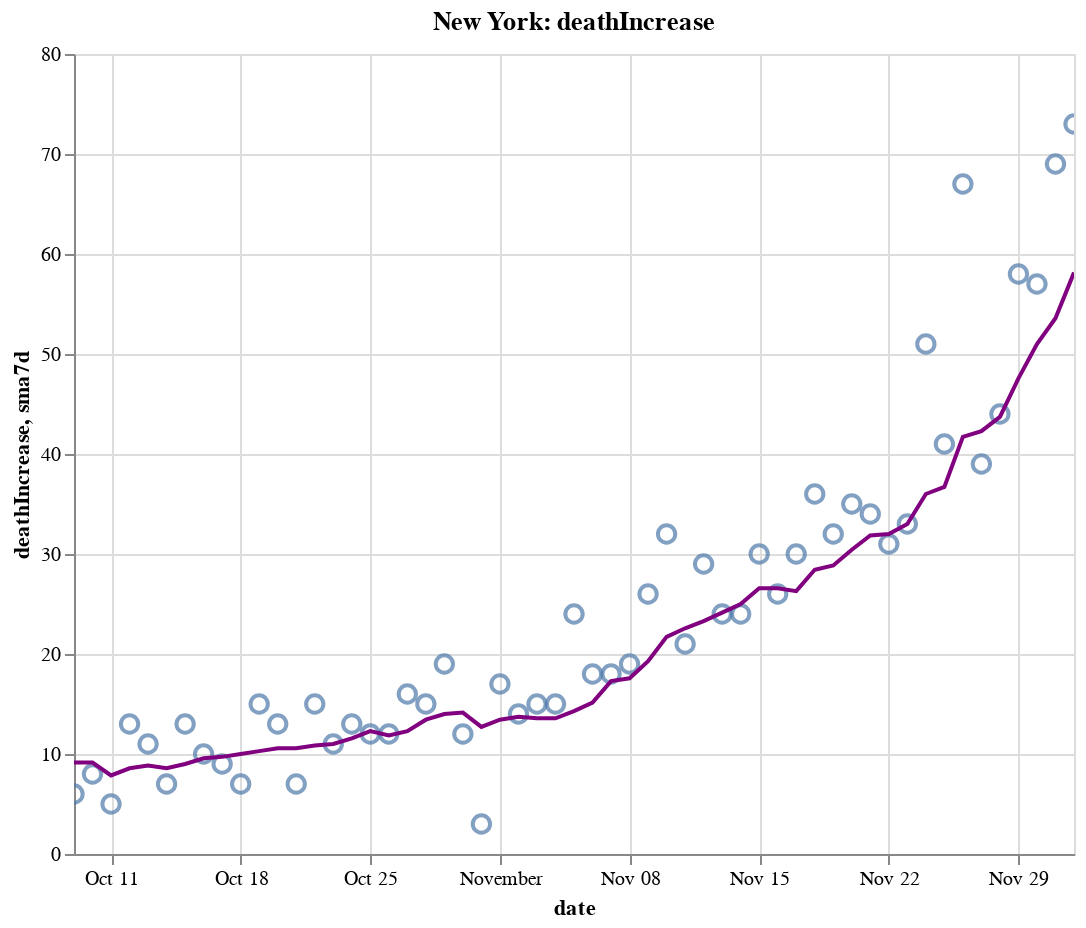

This figure's notebook cell:
### Code cell
create_plot(ny, 'deathIncrease')

### Figure 1 — Vega-Lite specification as saved in the notebook (floating-point values rounded to 4 significant figures)
{"config": {"view": {"continuousWidth": 400, "continuousHeight": 300}}, "layer": [{"layer": [{"mark": {"type": "point", "size": 75}, "encoding": {"tooltip": [{"type": "temporal", "field": "date"}, {"type": "quantitative", "field": "deathIncrease"}, {"type": "quantitative", "field": "sma7d"}], "x": {"type": "temporal", "field": "date"}, "y": {"type": "quantitative", "field": "deathIncrease"}}, "selection": {"selector012": {"type": "interval", "bind": "scales", "encodings": ["x", "y"]}}}, {"mark": {"type": "line", "color": "purple"}, "encoding": {"x": {"type": "temporal", "field": "date"}, "y": {"type": "quantitative", "field": "sma7d"}}}]}, {"mark": {"type": "rule", "color": "#aaa"}, "encoding": {"x": {"type": "temporal", "field": "date"}}, "transform": [{"filter": {"selection": "selector011"}}]}, {"mark": "circle", "encoding": {"opacity": {"condition": {"value": 1, "selection": "selector011"}, "value": 0}, "tooltip": [{"type": "temporal", "field": "date"}, {"type": "quantitative", "field": "deathIncrease"}, {"type": "quantitative", "field": "sma7d"}], "x": {"type": "temporal", "field": "date"}, "y": {"type": "quantitative", "field": "deathIncrease"}}, "selection": {"selector011": {"type": "single", "encodings": ["x"], "on": "mouseover", "nearest": true, "empty": "none"}}}, {"mark": {"type": "text", "align": "left", "dx": 5, "dy": -5, "stroke": "white", "strokeWidth": 2}, "encoding": {"text": {"type": "quantitative", "field": "deathIncrease"}, "tooltip": [{"type": "temporal", "field": "date"}, {"type": "quantitative", "field": "deathIncrease"}, {"type": "quantitative", "field": "sma7d"}], "x": {"type": "temporal", "field": "date"}, "y": {"type": "quantitative", "field": "deathIncrease"}}, "transform": [{"filter": {"selection": "selector011"}}]}, {"mark": {"type": "text", "align": "left", "dx": 5, "dy": -5}, "encoding": {"text": {"type": "quantitative", "field": "deathIncrease"}, "tooltip": [{"type": "temporal", "field": "date"}, {"type": "quantitative", "field": "deathIncrease"}, {"type": "quantitative", "field": "sma7d"}], "x": {"type": "temporal", "field": "date"}, "y": {"type": "quantitative", "field": "deathIncrease"}}, "transform": [{"filter": {"selection": "selector011"}}]}], "data": {"name": "data-eca781dc58e9e488de5acd299ac5274e"}, "height": 400, "title": "New York: deathIncrease", "width": 500, "$schema": "https://vega.github.io/schema/vega-lite/v4.8.1.json", "datasets": {"data-eca781dc58e9e488de5acd299ac5274e": [{"date": "2020-10-09T00:00:00", "totalTestResultsIncrease": 139300.0, "positiveIncrease": 1592.0, "death": 25560.0, "deathIncrease": 6.0, "positiveRate": 0.011, "state": "New York", "sma7d": 9.143}, {"date": "2020-10-10T00:00:00", "totalTestResultsIncrease": 134600.0, "positiveIncrease": 1447.0, "death": 25570.0, "deathIncrease": 8.0, "positiveRate": 0.011, "state": "New York", "sma7d": 9.143}, {"date": "2020-10-11T00:00:00", "totalTestResultsIncrease": 118300.0, "positiveIncrease": 1143.0, "death": 25570.0, "deathIncrease": 5.0, "positiveRate": 0.01, "state": "New York", "sma7d": 7.857}, {"date": "2020-10-12T00:00:00", "totalTestResultsIncrease": 91790.0, "positiveIncrease": 1029.0, "death": 25590.0, "deathIncrease": 13.0, "positiveRate": 0.011, "state": "New York", "sma7d": 8.571}, {"date": "2020-10-13T00:00:00", "totalTestResultsIncrease": 99070.0, "positiveIncrease": 1393.0, "death": 25600.0, "deathIncrease": 11.0, "positiveRate": 0.014, "state": "New York", "sma7d": 8.857}, {"date": "2020-10-14T00:00:00", "totalTestResultsIncrease": 111700.0, "positiveIncrease": 1232.0, "death": 25600.0, "deathIncrease": 7.0, "positiveRate": 0.011, "state": "New York", "sma7d": 8.571}, {"date": "2020-10-15T00:00:00", "totalTestResultsIncrease": 133200.0, "positiveIncrease": 1460.0, "death": 25620.0, "deathIncrease": 13.0, "positiveRate": 0.011, "state": "New York", "sma7d": 9.0}, {"date": "2020-10-16T00:00:00", "totalTestResultsIncrease": 136000.0, "positiveIncrease": 1707.0, "death": 25630.0, "deathIncrease": 10.0, "positiveRate": 0.013, "state": "New York", "sma7d": 9.571}, {"date": "2020-10-17T00:00:00", "totalTestResultsIncrease": 160000.0, "positiveIncrease": 1784.0, "death": 25640.0, "deathIncrease": 9.0, "positiveRate": 0.011, "state": "New York", "sma7d": 9.714}, {"date": "2020-10-18T00:00:00", "totalTestResultsIncrease": 128800.0, "positiveIncrease": 1390.0, "death": 25640.0, "deathIncrease": 7.0, "positiveRate": 0.011, "state": "New York", "sma7d": 10.0}, {"date": "2020-10-19T00:00:00", "totalTestResultsIncrease": 82010.0, "positiveIncrease": 998.0, "death": 25660.0, "deathIncrease": 15.0, "positiveRate": 0.012, "state": "New York", "sma7d": 10.29}, {"date": "2020-10-20T00:00:00", "totalTestResultsIncrease": 90540.0, "positiveIncrease": 1201.0, "death": 25670.0, "deathIncrease": 13.0, "positiveRate": 0.013, "state": "New York", "sma7d": 10.57}, {"date": "2020-10-21T00:00:00", "totalTestResultsIncrease": 124800.0, "positiveIncrease": 2026.0, "death": 25680.0, "deathIncrease": 7.0, "positiveRate": 0.016, "state": "New York", "sma7d": 10.57}, {"date": "2020-10-22T00:00:00", "totalTestResultsIncrease": 135300.0, "positiveIncrease": 1628.0, "death": 25690.0, "deathIncrease": 15.0, "positiveRate": 0.012, "state": "New York", "sma7d": 10.86}, {"date": "2020-10-23T00:00:00", "totalTestResultsIncrease": 141500.0, "positiveIncrease": 1637.0, "death": 25700.0, "deathIncrease": 11.0, "positiveRate": 0.012, "state": "New York", "sma7d": 11.0}, {"date": "2020-10-24T00:00:00", "totalTestResultsIncrease": 156900.0, "positiveIncrease": 2061.0, "death": 25720.0, "deathIncrease": 13.0, "positiveRate": 0.013, "state": "New York", "sma7d": 11.57}, {"date": "2020-10-25T00:00:00", "totalTestResultsIncrease": 120800.0, "positiveIncrease": 1632.0, "death": 25730.0, "deathIncrease": 12.0, "positiveRate": 0.014, "state": "New York", "sma7d": 12.29}, {"date": "2020-10-26T00:00:00", "totalTestResultsIncrease": 82120.0, "positiveIncrease": 1191.0, "death": 25740.0, "deathIncrease": 12.0, "positiveRate": 0.015, "state": "New York", "sma7d": 11.86}, {"date": "2020-10-27T00:00:00", "totalTestResultsIncrease": 111600.0, "positiveIncrease": 1991.0, "death": 25760.0, "deathIncrease": 16.0, "positiveRate": 0.018, "state": "New York", "sma7d": 12.29}, {"date": "2020-10-28T00:00:00", "totalTestResultsIncrease": 129700.0, "positiveIncrease": 2031.0, "death": 25770.0, "deathIncrease": 15.0, "positiveRate": 0.016, "state": "New York", "sma7d": 13.43}, {"date": "2020-10-29T00:00:00", "totalTestResultsIncrease": 168400.0, "positiveIncrease": 2499.0, "death": 25790.0, "deathIncrease": 19.0, "positiveRate": 0.015, "state": "New York", "sma7d": 14.0}, {"date": "2020-10-30T00:00:00", "totalTestResultsIncrease": 146900.0, "positiveIncrease": 2255.0, "death": 25800.0, "deathIncrease": 12.0, "positiveRate": 0.015, "state": "New York", "sma7d": 14.14}, {"date": "2020-10-31T00:00:00", "totalTestResultsIncrease": 137000.0, "positiveIncrease": 2049.0, "death": 25810.0, "deathIncrease": 3.0, "positiveRate": 0.015, "state": "New York", "sma7d": 12.71}, {"date": "2020-11-01T00:00:00", "totalTestResultsIncrease": 148900.0, "positiveIncrease": 2255.0, "death": 25820.0, "deathIncrease": 17.0, "positiveRate": 0.015, "state": "New York", "sma7d": 13.43}, {"date": "2020-11-02T00:00:00", "totalTestResultsIncrease": 96100.0, "positiveIncrease": 1633.0, "death": 25840.0, "deathIncrease": 14.0, "positiveRate": 0.017, "state": "New York", "sma7d": 13.71}, {"date": "2020-11-03T00:00:00", "totalTestResultsIncrease": 127900.0, "positiveIncrease": 2321.0, "death": 25850.0, "deathIncrease": 15.0, "positiveRate": 0.018, "state": "New York", "sma7d": 13.57}, {"date": "2020-11-04T00:00:00", "totalTestResultsIncrease": 133500.0, "positiveIncrease": 2126.0, "death": 25870.0, "deathIncrease": 15.0, "positiveRate": 0.016, "state": "New York", "sma7d": 13.57}, {"date": "2020-11-05T00:00:00", "totalTestResultsIncrease": 161000.0, "positiveIncrease": 2997.0, "death": 25890.0, "deathIncrease": 24.0, "positiveRate": 0.019, "state": "New York", "sma7d": 14.29}, {"date": "2020-11-06T00:00:00", "totalTestResultsIncrease": 160700.0, "positiveIncrease": 3209.0, "death": 25910.0, "deathIncrease": 18.0, "positiveRate": 0.02, "state": "New York", "sma7d": 15.14}, {"date": "2020-11-07T00:00:00", "totalTestResultsIncrease": 163300.0, "positiveIncrease": 3587.0, "death": 25930.0, "deathIncrease": 18.0, "positiveRate": 0.022, "state": "New York", "sma7d": 17.29}, {"date": "2020-11-08T00:00:00", "totalTestResultsIncrease": 145600.0, "positiveIncrease": 3428.0, "death": 25950.0, "deathIncrease": 19.0, "positiveRate": 0.024, "state": "New York", "sma7d": 17.57}, {"date": "2020-11-09T00:00:00", "totalTestResultsIncrease": 111400.0, "positiveIncrease": 3144.0, "death": 25970.0, "deathIncrease": 26.0, "positiveRate": 0.028, "state": "New York", "sma7d": 19.29}, {"date": "2020-11-10T00:00:00", "totalTestResultsIncrease": 128000.0, "positiveIncrease": 3965.0, "death": 26000.0, "deathIncrease": 32.0, "positiveRate": 0.031, "state": "New York", "sma7d": 21.71}, {"date": "2020-11-11T00:00:00", "totalTestResultsIncrease": 164300.0, "positiveIncrease": 4820.0, "death": 26030.0, "deathIncrease": 21.0, "positiveRate": 0.029, "state": "New York", "sma7d": 22.57}, {"date": "2020-11-12T00:00:00", "totalTestResultsIncrease": 162600.0, "positiveIncrease": 4797.0, "death": 26060.0, "deathIncrease": 29.0, "positiveRate": 0.029, "state": "New York", "sma7d": 23.29}, {"date": "2020-11-13T00:00:00", "totalTestResultsIncrease": 203700.0, "positiveIncrease": 5401.0, "death": 26080.0, "deathIncrease": 24.0, "positiveRate": 0.027, "state": "New York", "sma7d": 24.14}, {"date": "2020-11-14T00:00:00", "totalTestResultsIncrease": 184200.0, "positiveIncrease": 5388.0, "death": 26100.0, "deathIncrease": 24.0, "positiveRate": 0.029, "state": "New York", "sma7d": 25.0}, {"date": "2020-11-15T00:00:00", "totalTestResultsIncrease": 133200.0, "positiveIncrease": 3649.0, "death": 26130.0, "deathIncrease": 30.0, "positiveRate": 0.027, "state": "New York", "sma7d": 26.57}, {"date": "2020-11-16T00:00:00", "totalTestResultsIncrease": 124600.0, "positiveIncrease": 3490.0, "death": 26160.0, "deathIncrease": 26.0, "positiveRate": 0.028, "state": "New York", "sma7d": 26.57}, {"date": "2020-11-17T00:00:00", "totalTestResultsIncrease": 159900.0, "positiveIncrease": 5088.0, "death": 26190.0, "deathIncrease": 30.0, "positiveRate": 0.032, "state": "New York", "sma7d": 26.29}, {"date": "2020-11-18T00:00:00", "totalTestResultsIncrease": 154400.0, "positiveIncrease": 5294.0, "death": 26220.0, "deathIncrease": 36.0, "positiveRate": 0.034, "state": "New York", "sma7d": 28.43}, {"date": "2020-11-19T00:00:00", "totalTestResultsIncrease": 195200.0, "positiveIncrease": 5310.0, "death": 26260.0, "deathIncrease": 32.0, "positiveRate": 0.027, "state": "New York", "sma7d": 28.86}, {"date": "2020-11-20T00:00:00", "totalTestResultsIncrease": 205500.0, "positiveIncrease": 5468.0, "death": 26290.0, "deathIncrease": 35.0, "positiveRate": 0.027, "state": "New York", "sma7d": 30.43}, {"date": "2020-11-21T00:00:00", "totalTestResultsIncrease": 207900.0, "positiveIncrease": 5972.0, "death": 26330.0, "deathIncrease": 34.0, "positiveRate": 0.029, "state": "New York", "sma7d": 31.86}, {"date": "2020-11-22T00:00:00", "totalTestResultsIncrease": 196600.0, "positiveIncrease": 5392.0, "death": 26360.0, "deathIncrease": 31.0, "positiveRate": 0.027, "state": "New York", "sma7d": 32.0}, {"date": "2020-11-23T00:00:00", "totalTestResultsIncrease": 191500.0, "positiveIncrease": 5906.0, "death": 26390.0, "deathIncrease": 33.0, "positiveRate": 0.031, "state": "New York", "sma7d": 33.0}, {"date": "2020-11-24T00:00:00", "totalTestResultsIncrease": 164800.0, "positiveIncrease": 4881.0, "death": 26440.0, "deathIncrease": 51.0, "positiveRate": 0.03, "state": "New York", "sma7d": 36.0}, {"date": "2020-11-25T00:00:00", "totalTestResultsIncrease": 173100.0, "positiveIncrease": 6265.0, "death": 26480.0, "deathIncrease": 41.0, "positiveRate": 0.036, "state": "New York", "sma7d": 36.71}, {"date": "2020-11-26T00:00:00", "totalTestResultsIncrease": 217700.0, "positiveIncrease": 6933.0, "death": 26550.0, "deathIncrease": 67.0, "positiveRate": 0.032, "state": "New York", "sma7d": 41.71}, {"date": "2020-11-27T00:00:00", "totalTestResultsIncrease": 219400.0, "positiveIncrease": 8176.0, "death": 26590.0, "deathIncrease": 39.0, "positiveRate": 0.037, "state": "New York", "sma7d": 42.29}, {"date": "2020-11-28T00:00:00", "totalTestResultsIncrease": 152400.0, "positiveIncrease": 6063.0, "death": 26630.0, "deathIncrease": 44.0, "positiveRate": 0.04, "state": "New York", "sma7d": 43.71}, {"date": "2020-11-29T00:00:00", "totalTestResultsIncrease": 157300.0, "positiveIncrease": 6723.0, "death": 26690.0, "deathIncrease": 58.0, "positiveRate": 0.043, "state": "New York", "sma7d": 47.57}, {"date": "2020-11-30T00:00:00", "totalTestResultsIncrease": 149000.0, "positiveIncrease": 6819.0, "death": 26750.0, "deathIncrease": 57.0, "positiveRate": 0.046, "state": "New York", "sma7d": 51.0}, {"date": "2020-12-01T00:00:00", "totalTestResultsIncrease": 146700.0, "positiveIncrease": 7285.0, "death": 26820.0, "deathIncrease": 69.0, "positiveRate": 0.05, "state": "New York", "sma7d": 53.57}, {"date": "2020-12-02T00:00:00", "totalTestResultsIncrease": 193600.0, "positiveIncrease": 8973.0, "death": 26890.0, "deathIncrease": 73.0, "positiveRate": 0.046, "state": "New York", "sma7d": 58.14}]}}
